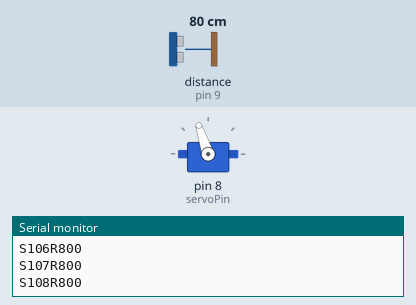
This sketch was run on a simulated Arduino Uno, built with avr-gcc and run on an emulated ATmega328P. On the bench: servo, the last lines printed to the serial monitor. Wiring (inferred from the names in the program): ultrasonic range finder: trigger pin 10; echo pin 9. The test bench sets the inputs (shaded band); at power-on: distance to the obstacle (sensor on pin 9) 80 cm. The echo pulse lasts 58.3 µs per cm.

Above: at 3.28 s.
3.3 s: distance to the obstacle (sensor on pin 9) set to 2 cm
At 4.07 s:
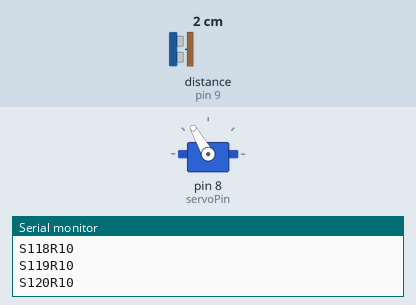
9.3 s: distance to the obstacle (sensor on pin 9) set to 120 cm
At 9.35 s:
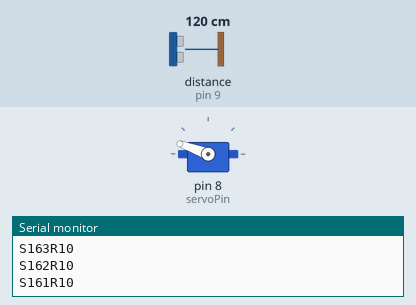
12.3 s: distance to the obstacle (sensor on pin 9) set to 4 cm
At 14.32 s:
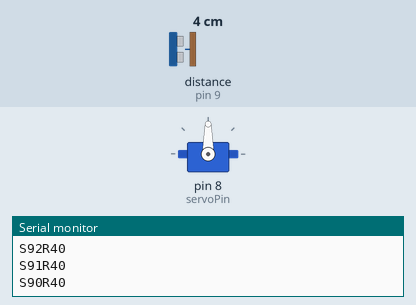
15.3 s: distance to the obstacle (sensor on pin 9) set to 299 cm
Timing chart, 0 to 22.3 s (numbered marks = the images above; inputs shaded):
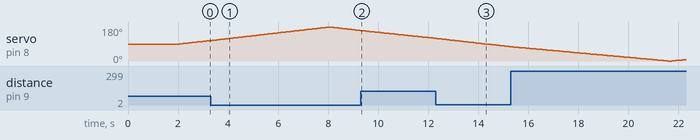

The sketch:

sonarAndServo.ino
```cpp
#include <Servo.h>

// Setting up pins
int echoPin = 9;
int trigPin = 10;
int servoPin = 8;

// Create servo object;
Servo myservo;

// Starting servo position in degrees
int initialServoPosition = 90;

// Turn angle value
int angle = 1;

// Delay before next angle turn
int turnDelay = 65;

void doServoSweep();
void sendDataToPC(int, int);
int getRange();

void setup()
{
  Serial.begin (9600);

  myservo.attach(servoPin);

  pinMode(trigPin, OUTPUT);
  pinMode(echoPin, INPUT);

  myservo.write(initialServoPosition);

  delay(2000);
}

void loop()
{
  // do one full sweep
  doServoSweep();

  // wait next cycle
  //delay(500);
}

int getRange()
{
  int duration, range;

  digitalWrite(trigPin, LOW);
  delayMicroseconds(2);
  digitalWrite(trigPin, HIGH);
  delayMicroseconds(10);
  digitalWrite(trigPin, LOW);

  duration = pulseIn(echoPin, HIGH);

  range = (duration / 58) * 10; // main black magic :)

  return range;
}

void sendDataToPC(int angle, int range)
{
    Serial.print("S");
    Serial.print(angle);
    Serial.print("R");
    Serial.println(range);
}

void doServoSweep()
{
  int range;

  // to the left
  for (int servoPosition = initialServoPosition; servoPosition < 180; servoPosition += angle)
  {
    myservo.write(servoPosition);

    range = getRange();

    sendDataToPC(servoPosition, range);

    delay(turnDelay);
  }

  // and back ...
  for (int servoPosition = 180; servoPosition >= initialServoPosition; servoPosition -= angle)
  {
    myservo.write(servoPosition);

    range = getRange();

    sendDataToPC(servoPosition, range);

    delay(turnDelay);
  }

  // to the right ...
  for (int servoPosition = initialServoPosition; servoPosition >= 0; servoPosition -= angle)
  {
    myservo.write(servoPosition);

    range = getRange();

    sendDataToPC(servoPosition, range);

    delay(turnDelay);
  }

  // and back to center ...
  for (int servoPosition = 0; servoPosition <= initialServoPosition; servoPosition += angle)
  {
    myservo.write(servoPosition);

    range = getRange();

    sendDataToPC(servoPosition, range);

    delay(turnDelay);
  }

}
```
